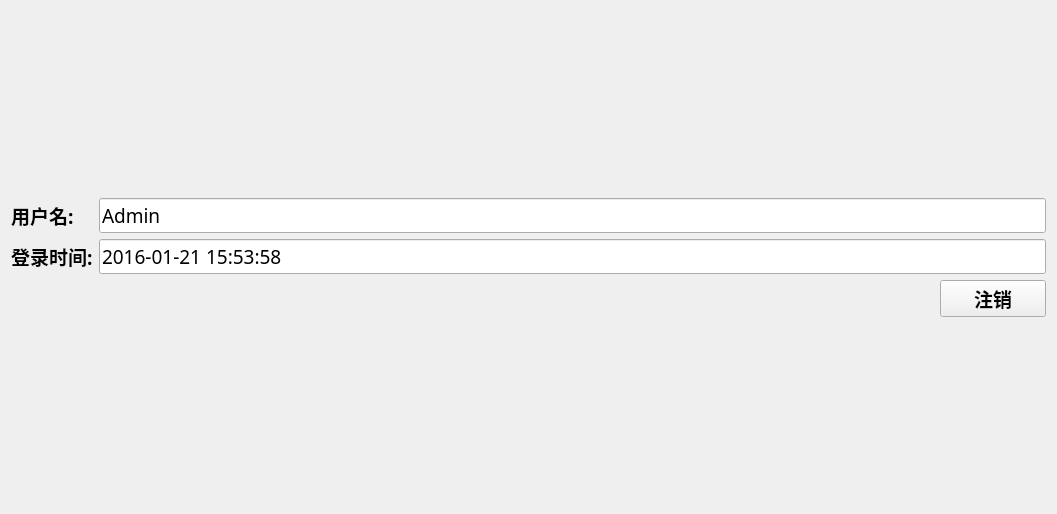
<?xml version="1.0" encoding="UTF-8"?>
<ui version="4.0">
 <class>UI_Current_users</class>
 <widget class="QWidget" name="UI_Current_users">
  <property name="geometry">
   <rect>
    <x>0</x>
    <y>0</y>
    <width>1056</width>
    <height>514</height>
   </rect>
  </property>
  <property name="windowTitle">
   <string>Form</string>
  </property>
  <layout class="QGridLayout" name="gridLayout_2">
   <item row="0" column="0">
    <spacer name="verticalSpacer">
     <property name="orientation">
      <enum>Qt::Vertical</enum>
     </property>
     <property name="sizeHint" stdset="0">
      <size>
       <width>1035</width>
       <height>193</height>
      </size>
     </property>
    </spacer>
   </item>
   <item row="1" column="0">
    <layout class="QGridLayout" name="gridLayout">
     <item row="0" column="0">
      <widget class="QLabel" name="label">
       <property name="sizePolicy">
        <sizepolicy hsizetype="Fixed" vsizetype="Preferred">
         <horstretch>0</horstretch>
         <verstretch>0</verstretch>
        </sizepolicy>
       </property>
       <property name="font">
        <font>
         <family>黑体</family>
         <pointsize>14</pointsize>
         <weight>75</weight>
         <bold>true</bold>
        </font>
       </property>
       <property name="text">
        <string>用户名:</string>
       </property>
      </widget>
     </item>
     <item row="0" column="1" colspan="2">
      <widget class="QLineEdit" name="lineEdit">
       <property name="sizePolicy">
        <sizepolicy hsizetype="Expanding" vsizetype="Fixed">
         <horstretch>0</horstretch>
         <verstretch>0</verstretch>
        </sizepolicy>
       </property>
       <property name="font">
        <font>
         <family>黑体</family>
         <pointsize>14</pointsize>
         <weight>50</weight>
         <bold>false</bold>
        </font>
       </property>
       <property name="text">
        <string>Admin</string>
       </property>
       <property name="readOnly">
        <bool>true</bool>
       </property>
      </widget>
     </item>
     <item row="1" column="0">
      <widget class="QLabel" name="label_2">
       <property name="font">
        <font>
         <family>黑体</family>
         <pointsize>14</pointsize>
         <weight>75</weight>
         <bold>true</bold>
        </font>
       </property>
       <property name="text">
        <string>登录时间:</string>
       </property>
      </widget>
     </item>
     <item row="1" column="1" colspan="2">
      <widget class="QLineEdit" name="lineEdit_2">
       <property name="sizePolicy">
        <sizepolicy hsizetype="Expanding" vsizetype="Fixed">
         <horstretch>0</horstretch>
         <verstretch>0</verstretch>
        </sizepolicy>
       </property>
       <property name="font">
        <font>
         <family>黑体</family>
         <pointsize>14</pointsize>
         <weight>50</weight>
         <bold>false</bold>
        </font>
       </property>
       <property name="text">
        <string>2016-01-21 15:53:58</string>
       </property>
       <property name="readOnly">
        <bool>true</bool>
       </property>
      </widget>
     </item>
     <item row="2" column="0" colspan="2">
      <spacer name="horizontalSpacer">
       <property name="orientation">
        <enum>Qt::Horizontal</enum>
       </property>
       <property name="sizeHint" stdset="0">
        <size>
         <width>128</width>
         <height>20</height>
        </size>
       </property>
      </spacer>
     </item>
     <item row="2" column="2">
      <widget class="QPushButton" name="pushButton">
       <property name="sizePolicy">
        <sizepolicy hsizetype="Fixed" vsizetype="Fixed">
         <horstretch>0</horstretch>
         <verstretch>0</verstretch>
        </sizepolicy>
       </property>
       <property name="font">
        <font>
         <family>黑体</family>
         <pointsize>14</pointsize>
         <weight>75</weight>
         <bold>true</bold>
        </font>
       </property>
       <property name="text">
        <string>      注销      </string>
       </property>
      </widget>
     </item>
    </layout>
   </item>
   <item row="2" column="0">
    <spacer name="verticalSpacer_2">
     <property name="orientation">
      <enum>Qt::Vertical</enum>
     </property>
     <property name="sizeHint" stdset="0">
      <size>
       <width>1035</width>
       <height>192</height>
      </size>
     </property>
    </spacer>
   </item>
  </layout>
 </widget>
 <resources/>
 <connections/>
</ui>
